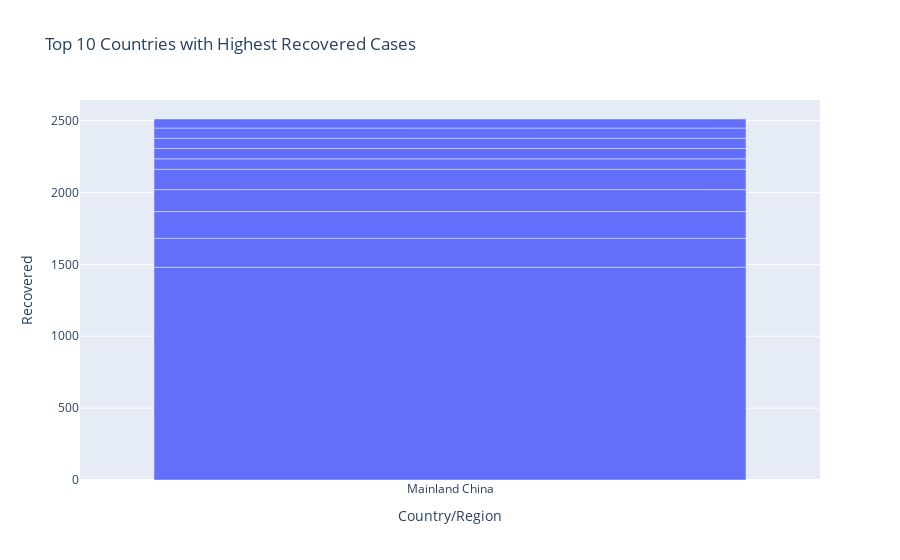

Write notebook code for a chart like this one.
### Code cell
import pandas as pd
import plotly.express as px

# Load the data
url = "https://raw.githubusercontent.com/CSSEGISandData/COVID-19/master/archived_data/archived_daily_case_updates/02-09-2020_1030.csv"
df = pd.read_csv(url)

# Check column names
print(df.columns)

# Sort and select top 10 countries by 'Recovered'
high_rate = df.sort_values(by='Recovered', ascending=False).head(10)

# Plot bar chart
figure = px.bar(
    high_rate,
    x="Country/Region",
    y="Recovered",
    title="Top 10 Countries with Highest Recovered Cases"
)
figure.show()

### Figure 1 — Plotly figure (JSON) as saved in the notebook; plotly's stock layout.template omitted (floating-point values rounded to 4 significant figures)
{"data": [{"hovertemplate": "Country/Region=%{x}<br>Recovered=%{y}<extra></extra>", "legendgroup": "", "marker": {"color": "#636efa", "pattern": {"shape": ""}}, "name": "", "orientation": "v", "showlegend": false, "textposition": "auto", "type": "bar", "x": ["Mainland China", "Mainland China", "Mainland China", "Mainland China", "Mainland China", "Mainland China", "Mainland China", "Mainland China", "Mainland China", "Mainland China"], "xaxis": "x", "y": [1480, 201, 186, 153, 141, 73, 72, 71, 71, 63], "yaxis": "y"}], "layout": {"barmode": "relative", "legend": {"tracegroupgap": 0}, "title": {"text": "Top 10 Countries with Highest Recovered Cases"}, "xaxis": {"anchor": "y", "domain": [0, 1], "title": {"text": "Country/Region"}}, "yaxis": {"anchor": "x", "domain": [0, 1], "title": {"text": "Recovered"}}}}
